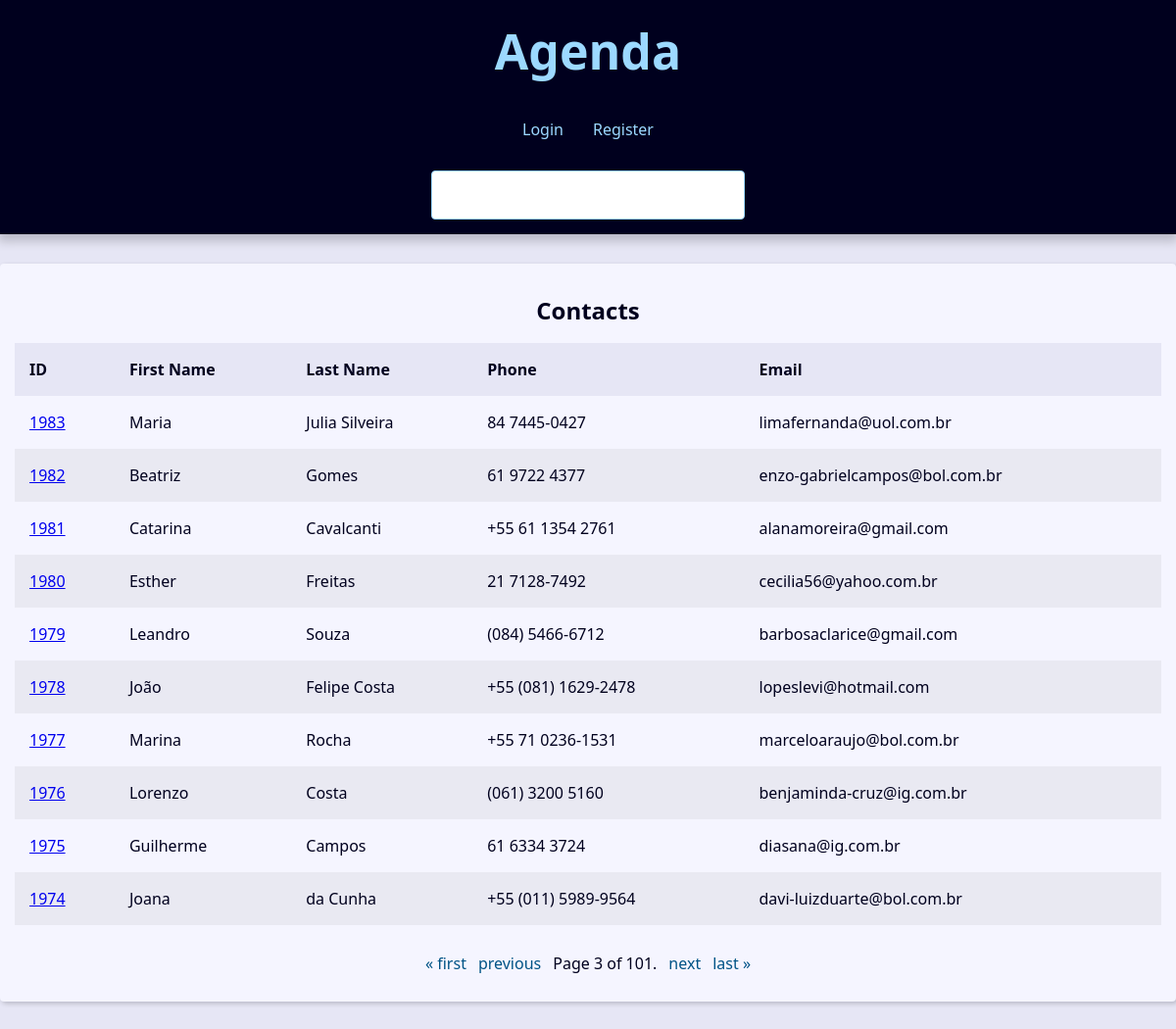
The app's page /?page=3&q= with its own data.
### contact/models.py (models this page shows, shortened)
class Contact(models.Model):
    first_name = models.CharField( max_length = 50 )
    last_name = models.CharField( max_length = 50 )
    phone = models.CharField( max_length = 50 )
    email = models.EmailField( max_length = 254, blank = True )
    created_date = models.DateTimeField( default = timezone.now ) #configura timezone no settings do projeto
    description = models.TextField(blank = True)
    show = models.BooleanField(default = True)
    pictures = models.ImageField(blank=True, upload_to='picture/%Y/%M')
    category = models.ForeignKey(Category,
                                 on_delete = models.SET_NULL,
                                 blank = True,
                                 null = True)
    owner = models.ForeignKey(User,
                                 on_delete = models.SET_NULL,
                                 blank = True,
                                 null = True)

### contact/views/contact_views.py (the view)
# urls.py: path('',views.index, name='index'),
def index(request:HttpRequest) -> HttpResponse:
    contacts = Contact.objects.filter(show=True).\
        order_by('-id')
    paginator = Paginator(contacts, 10)  # Show 25 contacts per page.
    page_number = request.GET.get("page")
    page_obj = paginator.get_page(page_number)
    context = {
        'page_obj': page_obj,
        'site_title': 'Contatos - ',
    }
    return render(
        request=request,
        context=context,
        template_name='contact/index.html',
    )

### contact/templates/contact/index.html
{% extends "global/base.html" %}
{% block content %}
{% if page_obj %}
<div class="responsive-table">
    <table class="contacts-table">
        <caption class="table-caption">
            Contacts
        </caption>
        <thead>
            <tr class="table-row table-row-header">
                <th class="table-header">ID</th>
                <th /th class="table-header">First Name</th>
                <th /th class="table-header">Last Name</th>
                <th /th class="table-header">Phone</th>
                <th /th class="table-header">Email</th>
            </tr>
        </thead>
        <tbody>
            {% for contact in page_obj %}
            <tr class="table-row">
                <td class="table-cel">
                    <a href=" {% url "contact:contact" contact.id %} ">
                        {{ contact.id}}
                    </a>
                </td>
                <td class="table-cel">
                        {{ contact.first_name}}
                </td>
                <td class="table-cel">
                    {{ contact.last_name}}
                </td>
                <td class="table-cel">
                    {{ contact.phone}}
                </td>
                <td class="table-cel">
                    {{ contact.email}}
                </td>
            </tr>
            {% endfor %}
        </tbody>
    </table>
</div>
{% else %}
<div class="single-contact">
    <h1 class="single-contact-name">
        Nenhum Contato Encontrado
    </h1>
</div>
{% endif %}
{% endblock content %}

### base_static/global/css/style.css (style rules this page uses)
:root { --spacing: 1.5rem; --link-dark-color: rgb(0, 83, 134); --link-light-color: rgb(156, 217, 255); --clr-white: rgb(245, 245, 255); --clr-black: rgb(0, 0, 30); --clr-light-gray: rgb(230, 230, 245); --clr-dark-shadow-5: rgba(0, 0, 10, 5%); --clr-dark-shadow-10: rgba(0, 0, 10, 10%); --clr-dark-shadow-20: rgba(0, 0, 10, 20%); --clr-light-shadow-5: rgba(200, 200, 255, 5%); --clr-light-shadow-10: rgba(200, 200, 255, 10%); --clr-light-shadow-20: rgba(200, 200, 255, 20%); --main-page-width: 120rem; --table-min-width: 60rem; --biggest-font-size: 5rem; --bigger-font-size: 4rem; --big-font-size: 3.2rem; --medium-font-size: 2.4rem; --small-font-size: 1.6rem; --smaller-font-size: 1.4rem; --smallest-font-size: 1.2rem; --transition-fast: 300ms; --transition-medium: 600ms; --transition-slow: 1s; --default-border-radius: 4px; }
*, *::before, *::after { margin: 0; padding: 0; box-sizing: border-box; }
html { font-size: 62.5%; }
body { font-family: system-ui, -apple-system, BlinkMacSystemFont, 'Segoe UI', Roboto, Oxygen, Ubuntu, Cantarell, 'Open Sans', 'Helvetica Neue', sans-serif; line-height: 1.5; font-size: var(--small-font-size); color: var(--clr-black); -webkit-font-smoothing: antialiased; background: var(--clr-light-gray); }
.responsive-table { width: 100%; overflow-x: auto; }
.contacts-table { width: 100%; min-width: var(--table-min-width); border-collapse: collapse; }
.table-caption { font-size: var(--medium-font-size); font-weight: bold; padding: var(--spacing); }
.table-row { text-align: left; text-overflow: ellipsis; transition: background-color var(--transition-fast) ease-in-out; }
.table-row:nth-of-type(2n) { background: var(--clr-dark-shadow-5); }
.table-row-header { background: var(--clr-light-gray); color: var(--clr-black); }
.table-cel, .table-header { padding: var(--spacing); }

### records on screen
Contact: id "1983", first_name "Maria", last_name "Julia Silveira", phone "84 7445-0427", email "limafernanda@uol.com.br"
Contact: id "1982", first_name "Beatriz", last_name "Gomes", phone "61 9722 4377", email "enzo-gabrielcampos@bol.com.br"
Contact: id "1981", first_name "Catarina", last_name "Cavalcanti", phone "+55 61 1354 2761", email "alanamoreira@gmail.com"
Contact: id "1980", first_name "Esther", last_name "Freitas", phone "21 7128-7492", email "cecilia56@yahoo.com.br"
Contact: id "1979", first_name "Leandro", last_name "Souza", phone "(084) 5466-6712", email "barbosaclarice@gmail.com"
Contact: id "1978", first_name "João", last_name "Felipe Costa", phone "+55 (081) 1629-2478", email "lopeslevi@hotmail.com"
Contact: id "1977", first_name "Marina", last_name "Rocha", phone "+55 71 0236-1531", email "marceloaraujo@bol.com.br"
Contact: id "1976", first_name "Lorenzo", last_name "Costa", phone "(061) 3200 5160", email "benjaminda-cruz@ig.com.br"
Contact: id "1975", first_name "Guilherme", last_name "Campos", phone "61 6334 3724", email "diasana@ig.com.br"
Contact: id "1974", first_name "Joana", last_name "da Cunha", phone "+55 (011) 5989-9564", email "davi-luizduarte@bol.com.br"

### other values on screen
{{ page_obj.number }} "3"
{{ page_obj.paginator.num_pages }} "101"
